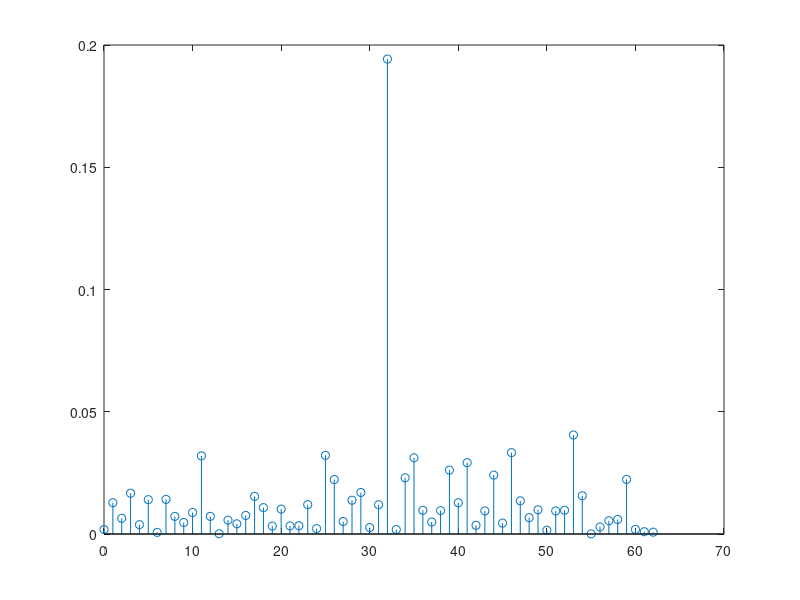

Recreate this plot in MATLAB.
clear all;clc;close all;

% ------- Definitions -------
u = 25;
Nzc = 63;
NIFFT = 2048;
NIDFT = 24576;
NSUBFRAME = 30720;
Ncp = 3168;
NG = 2976;
v = [0 1 2];
Ncs = 13;
position = mod(Nzc-v.*Ncs,Nzc) + 1; % position of the start of the window. Plus one to correct address matlab vectors.

K = 1; % Number of Tranmitters, i.e., UEs or number of single-antenna terminals.

prach_offset = 10;

signal = complex(0,0)*zeros(1,NIFFT);
xuv = complex(0,0)*zeros(1,Nzc);

preambles = complex(zeros(K,NSUBFRAME),zeros(K,NSUBFRAME));

show_figures = false;

% ------- Generate Root Zadoff-Chu sequence. -------
xu_root = complex(zeros(1,Nzc),zeros(1,Nzc));

n = [0:1:30];
xu_root(1,1:31) = exp(-1i*(pi*u.*n.*(n+1))./Nzc);

n = [31:1:62];
xu_root(1,32:63) = exp(-1i*(pi*u.*n.*(n+1).*(n+2))./Nzc);

%% ****************************** PRACH Transmission ******************************
for i=1:1:K
    
    % ------- Apply Cyclic Shift to Root Zadoff-Chu sequence. -------
    Cv = v(i)*Ncs;
    xuv = xu_root(mod((n+Cv),Nzc)+1);
    
    % ------- Apply DFT to the Preamble. -------
    Xuv = fft(xuv,Nzc);
    
    % ------- Subcarrier Mapping. -------
    bb_signal = [complex(zeros(1,prach_offset),zeros(1,prach_offset)), Xuv, complex(zeros(1,NIDFT-prach_offset-Nzc),zeros(1,NIDFT-prach_offset-Nzc))];
    
    % ------- Apply IDFT to the Baseband Signal. -------
    prach = ifft(bb_signal,NIDFT);
    
    % ------- Add CP. -------
    prach_cp = [prach(NIDFT-Ncp+1:NIDFT), prach];
    
    % ------- Add Guard-time (GT) interval. -------
    y = [prach_cp, zeros(1,NG)];
    
    if(show_figures)
        figure(4);
        stem(0:1:NIDFT-1,abs(fft(y(Ncp+1:NIDFT+Ncp),NIDFT)));
        title('Transmitted PRACH signal.');
    end
    
    preambles(i,:) = y;
      
end

%% *************************** Multipath Rayleigh Channel ***************************
delay_zcorr1 = 600;
delay1 = delay_zcorr1*1;

h110 = 0.5 + 1i*0.8;
h111 = 0.2 + 1i*0.2;

if(delay1 > 0)
    delayed_preambles = h111*[complex(zeros(1,delay1),zeros(1,delay1)), preambles(1,1:end-delay1)];
else
    delayed_preambles = complex(zeros(1,NSUBFRAME),zeros(1,NSUBFRAME));
end
direct_preambles = h110*preambles(1,:);
y_channel = direct_preambles + delayed_preambles;

snr = 0;
rx = awgn(y_channel, snr, 0);

rx = y_channel;

%% ****************************** PRACH Reception ******************************

% ------- CP and GT Removal. -------
rec_signal = rx(Ncp+1:NIDFT+Ncp);

if(show_figures)
    figure(5);
    stem(0:1:NIDFT-1,abs(fft(rec_signal,NIDFT)));
    title('Received base-band signal');
end

% ------- Apply DFT to received signal. -------
rec_fft = fft(rec_signal,NIDFT);

% ------- Sub-carrier de-mapping. -------
rec_Xuv = rec_fft(prach_offset+1:prach_offset+Nzc);

% ------- Apply DFT to Root Zadoff-Chu sequence. -------
Xu_root = fft(xu_root, Nzc);

% ------- Multiply Local Zadoff-Chu root sequence by received sequence. -------
conj_Xu_root = conj(Xu_root);
multiplied_sequences = (rec_Xuv.*conj_Xu_root);

% ------- Squared modulus used for peak detection. -------
NIFFT_CORR = Nzc;
zu = ifft(multiplied_sequences,NIFFT_CORR)/Nzc;

stem(0:1:NIFFT_CORR-1,abs(zu).^2)

% pdp_freq_adjusted = zu;

% %% --------------------------------------------------------------------------
% if(0) % Apenas um pico por vez
%     PDP_ADJUST_FACTOR_0 = 1;%0.977180705809313 + 0.003166526587357i; % delay 0    
%     PDP_ADJUST_FACTOR_1 = 0.989338652615384 + 0.152095818347174i; % delay 1   
%     PDP_ADJUST_FACTOR_2 = 0.957498745916891 + 0.301528270811912i; % delay 2
%     PDP_ADJUST_FACTOR_3 = 0.904911629047376 + 0.445660126688108i; % delay 3
%     PDP_ADJUST_FACTOR_10 = 0.050047412688511 + 1.101839958815881i; % delay 10
%     PDP_ADJUST_FACTOR_13 = -0.473961715008805 + 1.083869828182508i; % delay 13
%     
%     pdp_freq_adjusted(position(1)) = PDP_ADJUST_FACTOR_0*pdp_freq_adjusted(position(1));
%     pdp_freq_adjusted(position(2)) = PDP_ADJUST_FACTOR_0*pdp_freq_adjusted(position(2));
%     pdp_freq_adjusted(position(3)) = PDP_ADJUST_FACTOR_0*pdp_freq_adjusted(position(3));
%     if(delay1 > 0)
%         pdp_freq_adjusted(position(1)+delay_zcorr1) = (PDP_ADJUST_FACTOR_1)*pdp_freq_adjusted(position(1)+delay_zcorr1);
%         pdp_freq_adjusted(position(2)+delay_zcorr1) = (PDP_ADJUST_FACTOR_1)*pdp_freq_adjusted(position(2)+delay_zcorr1);
%         pdp_freq_adjusted(position(3)+delay_zcorr1) = (PDP_ADJUST_FACTOR_1)*pdp_freq_adjusted(position(3)+delay_zcorr1);
%     end
% end
% 
% %% -------------------------------------------------------------------------
% pdp = abs(pdp_freq_adjusted).^2;
% 
% figure;
% stem(0:1:NIFFT_CORR-1,pdp)
% %stem(0:1:NIFFT_CORR-1,pdp_freq_adjusted)
% 
% figure;
% pdp_freq_adjusted_inv=1./pdp_freq_adjusted;
% stem(0:1:NIFFT_CORR-1,abs(pdp_freq_adjusted_inv))
% 
% % fprintf(1,'h110: %s - pdp_freq_adjusted(%d): %s - error: %f\n',num2str(h110),position(1),num2str(pdp_freq_adjusted(position(1))),abs(h110-pdp_freq_adjusted(position(1))));
% % fprintf(1,'h120: %s - pdp_freq_adjusted(%d): %s - error: %f\n',num2str(h120),position(2),num2str(pdp_freq_adjusted(position(2))),abs(h120-pdp_freq_adjusted(position(2))));
% % fprintf(1,'h130: %s - pdp_freq_adjusted(%d): %s - error: %f\n',num2str(h130),position(3),num2str(pdp_freq_adjusted(position(3))),abs(h130-pdp_freq_adjusted(position(3))));
% % 
% % fprintf(1,'h111: %s - pdp_freq_adjusted(%d): %s - error: %f\n',num2str(h111),(position(1)+delay_zcorr1),num2str(pdp_freq_adjusted(position(1)+delay_zcorr1)),abs(h111-pdp_freq_adjusted(position(1)+delay_zcorr1)));
% % fprintf(1,'h121: %s - pdp_freq_adjusted(%d): %s - error: %f\n',num2str(h121),(position(2)+delay_zcorr1),num2str(pdp_freq_adjusted(position(2)+delay_zcorr1)),abs(h121-pdp_freq_adjusted(position(2)+delay_zcorr1)));
% % fprintf(1,'h131: %s - pdp_freq_adjusted(%d): %s - error: %f\n',num2str(h131),(position(3)+delay_zcorr1),num2str(pdp_freq_adjusted(position(3)+delay_zcorr1)),abs(h131-pdp_freq_adjusted(position(3)+delay_zcorr1)));
